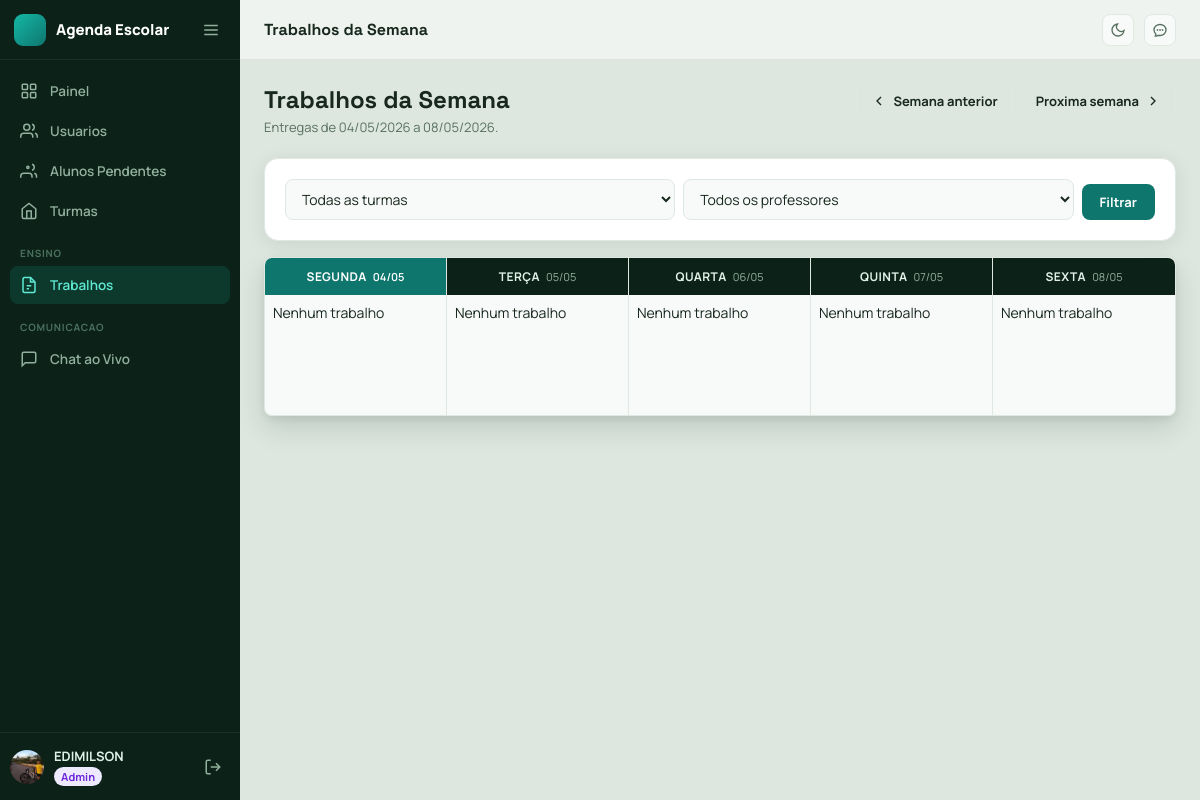
Page /admin/trabalhos (signed in) on the committed database.
### app/models.py (models this page shows, shortened)
class TimestampMixin:
    created_at = db.Column(db.DateTime, default=datetime.utcnow, nullable=False)
    updated_at = db.Column(db.DateTime, default=datetime.utcnow, onupdate=datetime.utcnow, nullable=False)

class User(TimestampMixin, UserMixin, db.Model):
    __tablename__ = "users"
    id = db.Column(db.Integer, primary_key=True)
    full_name = db.Column(db.String(120), nullable=False)
    email = db.Column(db.String(120), unique=True, nullable=False, index=True)
    password_hash = db.Column(db.String(255), nullable=False)
    role = db.Column(db.String(20), nullable=False, index=True)
    is_active_user = db.Column(db.Boolean, default=True, nullable=False)
    is_approved = db.Column(db.Boolean, default=True, nullable=False)  # Para alunos auto-registrados
    can_chat = db.Column(db.Boolean, default=True, nullable=False)
    avatar = db.Column(db.String(255), nullable=True)
    crp_number = db.Column(db.String(30), nullable=True)
    classroom_id = db.Column(db.Integer, db.ForeignKey("classrooms.id"), nullable=True)
    classroom = db.relationship("Classroom", back_populates="students")
    teaching_classrooms = db.relationship(
        "Classroom",
        secondary=teacher_classrooms,
        lazy=True,
        backref="teachers"
    )
    assignments_created = db.relationship("Assignment", back_populates="teacher", lazy=True)
    availabilities = db.relationship(
        "PsychologistAvailability",
        back_populates="psychologist",
        lazy=True,
        cascade="all, delete-orphan",
    )

### app/core/routes.py (the view)
@core_bp.get("/admin/trabalhos")
@login_required
@roles_required("admin")
def admin_assignments():
    from collections import defaultdict
    today = datetime.utcnow().date()
    week_offset = request.args.get("week", 0, type=int)
    base_monday = today - timedelta(days=today.weekday())
    week_start = base_monday + timedelta(weeks=week_offset)
    week_days = [week_start + timedelta(days=i) for i in range(5)]  # seg–sex
    week_end = week_days[-1]
    classroom_id = request.args.get("classroom_id", "", type=str).strip()
    teacher_id   = request.args.get("teacher_id",   "", type=str).strip()
    query = Assignment.query.filter(
        Assignment.due_date >= week_start,
        Assignment.due_date <= week_end,
        Assignment.is_finished.is_(False),
    )
    if classroom_id:
        query = query.filter(Assignment.classroom_id == int(classroom_id))
    if teacher_id:
        query = query.filter(Assignment.teacher_id == int(teacher_id))
    assignments = query.options(joinedload(Assignment.submissions)).order_by(Assignment.due_date.asc(), Assignment.created_at.asc()).all()
    assignments_by_day = defaultdict(list)
    for a in assignments:
        if any(sub.status == "aprovado" for sub in a.submissions):
            continue
        assignments_by_day[a.due_date].append(a)
    classrooms = Classroom.query.order_by(Classroom.name.asc()).all()
    professors = User.query.filter_by(role="professor").order_by(User.full_name.asc()).all()
    return render_template(
        "admin/assignments.html",
        assignments=assignments,
        week_days=week_days,
        assignments_by_day=assignments_by_day,
        week_start=week_start,
        week_end=week_end,
        today=today,
        classrooms=classrooms,
        professors=professors,
        sel_classroom=classroom_id,
        sel_teacher=teacher_id,
        week_offset=week_offset,
    )

### app/__init__.py (called while the page is built)
@login_manager.user_loader
def load_user(user_id):
    return User.query.get(int(user_id))

### app/security.py (called while the page is built)
def roles_required(*roles):
    def decorator(view_func):
        @wraps(view_func)
        def wrapped(*args, **kwargs):
            if not current_user.is_authenticated:
                abort(401)
            if current_user.role not in roles:
                abort(403)
            return view_func(*args, **kwargs)
        return wrapped
    return decorator

### app/templates/admin/assignments.html (shortened to what this page needs)
{% extends "base.html" %}
{% block page_title %}Trabalhos da Semana{% endblock %}
{% block content %}
<div class="reveal">
  <div class="page-header">
    <div>
      <h2>Trabalhos da Semana</h2>
      <p>Entregas de {{ week_start.strftime('%d/%m/%Y') }} a {{ week_end.strftime('%d/%m/%Y') }}.</p>
    </div>
    <div class="week-nav">
      <a class="btn btn-outline week-nav-btn" href="{{ url_for('core.admin_assignments', week=week_offset-1, classroom_id=sel_classroom, teacher_id=sel_teacher) }}">
        <svg viewBox="0 0 24 24" fill="none" stroke="currentColor" stroke-width="2" width="16" height="16"><polyline points="15 18 9 12 15 6"/></svg>
        Semana anterior
      </a>
      <a class="btn btn-outline week-nav-btn" href="{{ url_for('core.admin_assignments', week=week_offset+1, classroom_id=sel_classroom, teacher_id=sel_teacher) }}">
        Proxima semana
        <svg viewBox="0 0 24 24" fill="none" stroke="currentColor" stroke-width="2" width="16" height="16"><polyline points="9 18 15 12 9 6"/></svg>
      </a>
    </div>
  </div>
  <div class="panel reveal delay-1" style="margin-bottom:16px">
    <form class="admin-filter-form" method="get" action="{{ url_for('core.admin_assignments') }}">
      <select name="classroom_id">
        <option value="">Todas as turmas</option>
      </select>
      <select name="teacher_id">
        <option value="">Todos os professores</option>
      </select>
      <button class="btn btn-primary" type="submit">Filtrar</button>
    </form>
  </div>
  <div class="week-calendar">
    {% set day_names = ['Segunda', 'Terça', 'Quarta', 'Quinta', 'Sexta'] %}
    {% for day in week_days %}
    {% set is_today = (day == today) %}
    {% set day_assignments = assignments_by_day.get(day, []) %}
    <div class="week-col{% if is_today %} week-col--today{% endif %}">
      <div class="week-col-header">
        <span class="week-col-dayname">{{ day_names[loop.index0] }}</span>
        <span class="week-col-date{% if is_today %} week-col-date--today{% endif %}">{{ day.strftime('%d/%m') }}</span>
      </div>
      <div class="week-col-body">
        {% if day_assignments %}
          {% for a in day_assignments %}
          <div class="wcal-card">
            <div class="wcal-card-title">{{ a.title }}</div>
            <div class="wcal-card-meta">
              <svg viewBox="0 0 24 24" fill="none" stroke="currentColor" stroke-width="2" width="12" height="12">
                <path d="M20 21v-2a4 4 0 0 0-4-4H8a4 4 0 0 0-4 4v2"/><circle cx="12" cy="7" r="4"/>
              </svg>
              {{ a.teacher.full_name }}
            </div>
            <div class="wcal-card-meta">
              <svg viewBox="0 0 24 24" fill="none" stroke="currentColor" stroke-width="2" width="12" height="12">
                <path d="M3 9l9-7 9 7v11a2 2 0 0 1-2 2H5a2 2 0 0 1-2-2z"/>
                <polyline points="9 22 9 12 15 12 15 22"/>
              </svg>
              {{ a.classroom.name }} — {{ a.classroom.school_year }}
            </div>
            {% if a.description %}
            <p class="wcal-card-desc">{{ a.description[:70] }}{% if a.description|length > 70 %}…{% endif %}</p>
            {% endif %}
          </div>
          {% endfor %}
        {% else %}
          <div class="wcal-empty">Nenhum trabalho</div>
        {% endif %}
      </div>
    </div>
    {% endfor %}
  </div>
</div>
{% endblock %}

### app/templates/base.html (shortened to what this page needs)
<!doctype html>
<html lang="pt-BR" data-theme="light">
<head>
  <link rel="stylesheet" href="{{ url_for('static', filename='css/styles.css') }}">
</head>
<body>
{% if current_user.is_authenticated %}
<aside class="sidebar" id="sidebar">
  <div class="sidebar-header">
    <div class="brand">
      <span class="brand-mark"></span>
      <span class="brand-name">Agenda Escolar</span>
    </div>
    <button class="sidebar-collapse-btn" id="sidebar-collapse-btn" title="Recolher menu">
      <svg viewBox="0 0 24 24" fill="none" stroke="currentColor" stroke-width="2"><line x1="3" y1="12" x2="21" y2="12"/><line x1="3" y1="6" x2="21" y2="6"/><line x1="3" y1="18" x2="21" y2="18"/></svg>
    </button>
  </div>
  <nav class="sidebar-nav">
    <a href="{{ url_for('core.dashboard') }}"
       class="nav-item {% if request.endpoint == 'core.dashboard' %}nav-item--active{% endif %}">
      <svg class="nav-icon" viewBox="0 0 24 24" fill="none" stroke="currentColor" stroke-width="2">
        <rect x="3" y="3" width="7" height="7" rx="1"/><rect x="14" y="3" width="7" height="7" rx="1"/>
        <rect x="3" y="14" width="7" height="7" rx="1"/><rect x="14" y="14" width="7" height="7" rx="1"/>
      </svg>
      <span class="nav-label">Painel
      </span>
    </a>
    {% if current_user.role == 'admin' %}
    <a href="{{ url_for('core.admin_users') }}"
       class="nav-item {% if request.endpoint == 'core.admin_users' %}nav-item--active{% endif %}">
      <svg class="nav-icon" viewBox="0 0 24 24" fill="none" stroke="currentColor" stroke-width="2">
        <path d="M17 21v-2a4 4 0 0 0-4-4H5a4 4 0 0 0-4 4v2"/>
        <circle cx="9" cy="7" r="4"/>
        <path d="M23 21v-2a4 4 0 0 0-3-3.87"/><path d="M16 3.13a4 4 0 0 1 0 7.75"/>
      </svg>
      <span class="nav-label">Usuarios</span>
    </a>
    <a href="{{ url_for('core.admin_pending_students') }}"
       class="nav-item {% if request.endpoint == 'core.admin_pending_students' %}nav-item--active{% endif %}">
      <svg class="nav-icon" viewBox="0 0 24 24" fill="none" stroke="currentColor" stroke-width="2">
        <path d="M16 21v-2a4 4 0 0 0-4-4H5a4 4 0 0 0-4 4v2"/>
        <circle cx="10.5" cy="7" r="1.5"/>
        <path d="M22 21v-2a4 4 0 0 0-3-3.87"/>
        <path d="M16 3.13a4 4 0 0 1 0 7.75"/>
      </svg>
      <span class="nav-label">Alunos Pendentes</span>
    </a>
    <a href="{{ url_for('core.admin_classrooms') }}"
       class="nav-item {% if request.endpoint == 'core.admin_classrooms' %}nav-item--active{% endif %}">
      <svg class="nav-icon" viewBox="0 0 24 24" fill="none" stroke="currentColor" stroke-width="2">
        <path d="M3 9l9-7 9 7v11a2 2 0 0 1-2 2H5a2 2 0 0 1-2-2z"/>
        <polyline points="9 22 9 12 15 12 15 22"/>
      </svg>
      <span class="nav-label">Turmas</span>
    </a>
    {% endif %}
    {% if current_user.role in ['professor', 'admin'] %}
    <div class="nav-section-label">Ensino</div>
    {% if current_user.role == 'admin' %}
    <a href="{{ url_for('core.admin_assignments') }}"
       class="nav-item {% if request.endpoint == 'core.admin_assignments' %}nav-item--active{% endif %}">
    {% else %}
    <a href="{{ url_for('core.professor_assignments') }}"
       class="nav-item {% if request.endpoint == 'core.professor_assignments' %}nav-item--active{% endif %}">
    {% endif %}
      <svg class="nav-icon" viewBox="0 0 24 24" fill="none" stroke="currentColor" stroke-width="2">
        <path d="M14 2H6a2 2 0 0 0-2 2v16a2 2 0 0 0 2 2h12a2 2 0 0 0 2-2V8z"/>
        <polyline points="14 2 14 8 20 8"/><line x1="9" y1="13" x2="15" y2="13"/>
        <line x1="9" y1="17" x2="12" y2="17"/>
      </svg>
      <span class="nav-label">{{ 'Trabalhos' if current_user.role == 'admin' else 'Agenda' }}</span>
    </a>
    {% endif %}
    <div class="nav-section-label">Comunicacao</div>
    <a href="{{ url_for('core.chat_page') }}"
       class="nav-item {% if request.endpoint == 'core.chat_page' %}nav-item--active{% endif %}">
      <svg class="nav-icon" viewBox="0 0 24 24" fill="none" stroke="currentColor" stroke-width="2">
        <path d="M21 15a2 2 0 0 1-2 2H7l-4 4V5a2 2 0 0 1 2-2h14a2 2 0 0 1 2 2z"/>
      </svg>
      <span class="nav-label">Chat ao Vivo</span>
    </a>
  </nav>
  <div class="sidebar-footer">
    <a href="{{ url_for('core.edit_profile') }}" class="sidebar-user" title="Editar perfil">
      {% if current_user.avatar %}
        <img src="{{ url_for('static', filename='uploads/avatars/' + current_user.avatar) }}" alt="Avatar" class="sidebar-user-avatar sidebar-user-avatar--img">
      {% else %}
        <div class="sidebar-user-avatar">{{ current_user.full_name[0]|upper }}</div>
      {% endif %}
      <div class="sidebar-user-info">
        <span class="sidebar-user-name">{{ current_user.full_name.split()[0] }}</span>
        <span class="sidebar-user-role badge-{{ current_user.role }}">{{ current_user.role|capitalize }}</span>
      </div>
    </a>
    <button type="button" class="sidebar-logout-btn" id="logout-btn" title="Sair">
      <svg viewBox="0 0 24 24" fill="none" stroke="currentColor" stroke-width="2">
        <path d="M9 21H5a2 2 0 0 1-2-2V5a2 2 0 0 1 2-2h4"/>
        <polyline points="16 17 21 12 16 7"/><line x1="21" y1="12" x2="9" y2="12"/>
      </svg>
    </button>
  </div>
</aside>
<div class="main-wrapper" id="main-wrapper">
  <header class="topbar">
    <span class="topbar-title">{% block page_title %}Agenda Escolar{% endblock %}</span>
    <div class="topbar-right">
      <button class="theme-toggle-btn" id="theme-toggle" title="Alternar tema">
        <svg class="icon-moon" viewBox="0 0 24 24" fill="none" stroke="currentColor" stroke-width="2">
          <path d="M21 12.79A9 9 0 1 1 11.21 3 7 7 0 0 0 21 12.79z"/>
        </svg>
      </button>
      <a href="{{ url_for('core.chat_page') }}" class="theme-toggle-btn chat-nav-btn" id="chat-toggle-link" title="Chat ao vivo">
      </a>
    </div>
  </header>
  <main class="page-content">
    {% block content %}{% endblock %}
  </main>
</div>
{% else %}
<main class="page-auth">
  {% block auth_content %}{% endblock %}
</main>
{% endif %}
  {% if current_user.is_authenticated %}
  {% set app_user = {
    'id': current_user.id,
    'name': current_user.full_name,
    'role': current_user.role
  } %}
  {% else %}
  {% set app_user = None %}
  {% endif %}
</body>
</html>

### rows in the picture
User: role "Trabalhos", avatar (picture), full_name "EDIMILSON", role "Admin"

### other values in the picture
{{ week_start.strftime('%d/%m/%Y') }} "04/05/2026"
{{ week_end.strftime('%d/%m/%Y') }} "08/05/2026"
{{ day_names[loop.index0] }} "SEGUNDA" "TERÇA" "QUARTA" "QUINTA" "SEXTA"
{{ day.strftime('%d/%m') }} "04/05" "05/05" "06/05" "07/05" "08/05"
